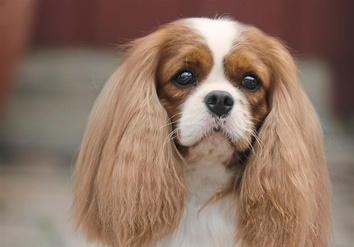
#> input picture Session 12/Dogs/018-5207-1581118435.jpg, 354 x 247 px, shrunk from 1140 x 797 before the run; its folder holds 4 pictures in this run
$ jupyter execute --allow-errors 'Part B.ipynb'
#> lines starting #> are read from the running program, lines starting #| are printed output that depends on the picture
## JSON File contents
1) _via_settings has the settings of via annotator such as box color, Project details, _via_img_metadata in the form of a dictinary with filename followed by filesize as index, list of filenames with file sizes, version etc.,

2) Required data of annotation is available in _via_img_metadata.

3) Contents of _via_img_metadata are filename, size, regions which contains details of Boundary box starting indexes as x,y and height and width of boundary box with classes as region attributes

[cell 1]
import pandas as pd
# import numpy as np
import math
import json
import os
dogs_json = open('/home/jai/Documents/TSAI-EVA40-Assignments/Session 12/Assignemnt 12.json')
#> (reads Session 12/Assignemnt 12.json from the repository)
dogs_json = json.load(dogs_json)
dogs_json

[cell 2]
req = dogs_json['_via_img_metadata']
req = pd.DataFrame(req.items())
dogs_oths = pd.DataFrame(columns = ['Image Name',
                                    'Shape Name',
                                    'BB x','BB y',
                                    'BB width',
                                    'BB height',
                                    'Class'])

n =0
i,j = 0,0
for i in range(0,req.shape[0]):
    for j in range(0,len(req.iloc[i,1]['regions'])):
        dogs_oths.loc[n,'Image Name'] = req.iloc[i,1]['filename']
        dogs_oths.loc[n,'Shape Name'] = req.iloc[i,1]['regions'][j]['shape_attributes']['name']
        dogs_oths.loc[n,'BB x'] = req.iloc[i,1]['regions'][j]['shape_attributes']['x']
        dogs_oths.loc[n,'BB y'] = req.iloc[i,1]['regions'][j]['shape_attributes']['y']
        dogs_oths.loc[n,'BB width'] = req.iloc[i,1]['regions'][j]['shape_attributes']['width']
        dogs_oths.loc[n,'BB height'] = req.iloc[i,1]['regions'][j]['shape_attributes']['height']
        dogs_oths.loc[n,'Class'] = req.iloc[i,1]['regions'][j]['region_attributes']['Class']
        n +=1
        # print(n)

dogs_oths.head()

[cell 3]
os.chdir(r'/home/jai/Documents/TSAI-EVA40-Assignments/Session 12/Dogs')
os.listdir()

data = pd.DataFrame({'Image Name':os.listdir()})
data['Image width'] = 0
data['Image height'] = 0
import PIL
from PIL import Image

for i in os.listdir():
    image = PIL.Image.open(i)
#> image is the input picture: PIL image 354x247 RGB; mean R, G, B 141.6, 115.2, 99.7
    # print(image.size)
    sers = (data['Image Name'] == i)
    data.loc[sers,'Image width'], data.loc[sers,'Image height'] = image.size

dogs_oths = pd.merge(dogs_oths,data, how = 'left',on = 'Image Name')
#> dogs_oths = table of 82 rows and 9 columns


## Finding Centroids
dogs_oths['BBx Cx'] = dogs_oths['BB x'] + (dogs_oths['BB width']/2)
dogs_oths['BBy Cy'] = dogs_oths['BB y'] + (dogs_oths['BB height']/2)
dogs_oths.head()
#> Out = table of 5 rows and 11 columns

[cell 4]
final = dogs_oths.copy()
#> final = table of 82 rows and 11 columns
final['N width'] = final['Image width']/final['Image width']
final['N height'] = final['Image height']/final['Image height']

final['N BB width'] = final['BB width']/final['Image width']
final['N BB height'] = final['BB height']/final['Image height']

#> (the rest of this cell did not finish here and is left out)

[cell 5]
import seaborn as sns
sns.set(rc={'figure.figsize':(14,4.93)})
sns.scatterplot(x=final['N BB width'], y=final['N BB height'])
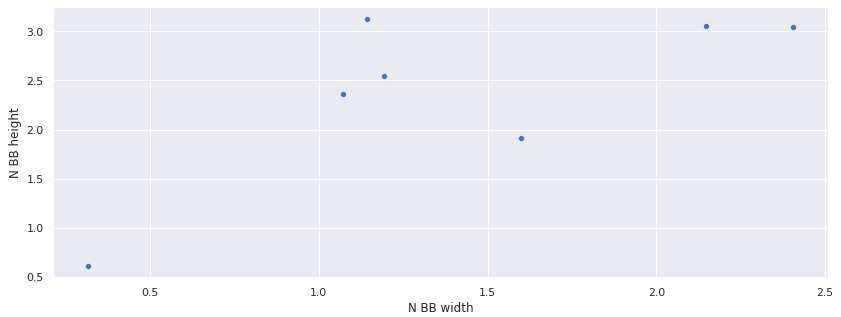
#> figure drawn by matplotlib, 1 panel

[cell 6]
from sklearn.cluster import KMeans
from matplotlib import pyplot as plt

wcss = []
#> (the rest of this cell did not finish here and is left out)

[cell 7]
X = final[['N BB width','N BB height']]
#> X = table of 82 rows and 2 columns
kmeans = KMeans(n_clusters=4, init='k-means++', max_iter=300, n_init=10, random_state=0)
#> (the rest of this cell did not finish here and is left out)

[cell 8]
final.head()
#> Out = table of 5 rows and 15 columns
